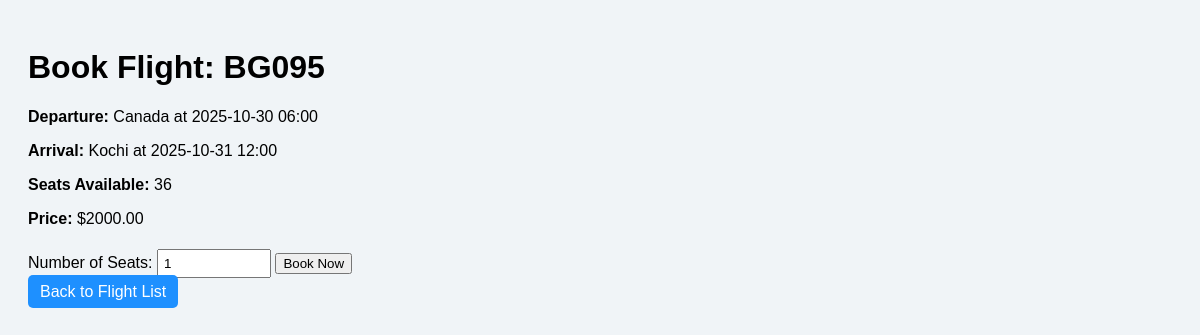
/flights/book/3/ (signed in), run on the app's committed database.
### flights/models.py (models this page shows, shortened)
class Flight(models.Model):
    flight_number = models.CharField(max_length=10)
    departure_airport = models.CharField(max_length=50)
    arrival_airport = models.CharField(max_length=50)
    departure_datetime = models.DateTimeField()
    arrival_datetime = models.DateTimeField()
    price = models.DecimalField(max_digits=8, decimal_places=2)
    seats_available = models.IntegerField()
    status = models.CharField(max_length=20, default='On-time')  # On-time / Delayed

### flights/views.py (the view, shortened to what this page needs)
# urls.py: path('book/<int:flight_id>/', views.book_flight, name='book_flight'),  # Book a flight
@login_required
def book_flight(request, flight_id):
    flight = get_object_or_404(Flight, id=flight_id)
    return render(request, 'flights/book_flight.html', {'flight': flight})

### flights/templates/flights/book_flight.html (shortened to what this page needs)
<!DOCTYPE html>
<html>
<head>
</head>
<body>
<h1>Book Flight: {{ flight.flight_number }}</h1>
<p><strong>Departure:</strong> {{ flight.departure_airport }} at {{ flight.departure_datetime|date:"Y-m-d H:i" }}</p>
<p><strong>Arrival:</strong> {{ flight.arrival_airport }} at {{ flight.arrival_datetime|date:"Y-m-d H:i" }}</p>
<p><strong>Seats Available:</strong> {{ flight.seats_available }}</p>
<p><strong>Price:</strong> ${{ flight.price }}</p>
<form method="POST">
    <label>Number of Seats:</label>
    <input type="number" name="seats" value="1" min="1" max="{{ flight.seats_available }}">
    <button type="submit">Book Now</button>
</form>
<a href="{% url 'flight_list' %}" class="button">Back to Flight List</a>
</body>
</html>

### flights/templates/flights/book_flight.html (style rules this page uses)
body { font-family: Arial, sans-serif; padding: 20px; background-color: #f0f4f7; }
.button { padding: 8px 12px; background-color: #1E90FF; color: white; text-decoration: none; border-radius: 5px; }
input { padding: 5px; margin: 5px 0; width: 100px; }

### data on the page
Flight: flight_number "BG095", departure_airport "Canada", departure_datetime "2025-10-30 06:00", arrival_airport "Kochi", arrival_datetime "2025-10-31 12:00", seats_available "36", price "2000.00"
